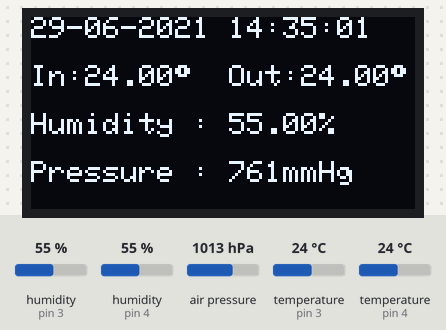
This sketch was run on a simulated Arduino Uno, built for the host (arithmetic inside an expression is 32-bit, double 64-bit). Parts: 128×64 one-colour display. The test bench sets the inputs (shaded band); at power-on: humidity (sensors on pin 4, pin 3) 55 %, air pressure 1013 hPa, temperature (sensors on pin 3, pin 4) 24 °C. The local clock reads 2024-03-15 10:24:30 at power-on unless the sketch sets it; what the sketch prints to the serial monitor is not drawn.

Above: at 1.5 s.
1.6 s: humidity (sensor on pin 4) set to 22 %
At 3.8 s:
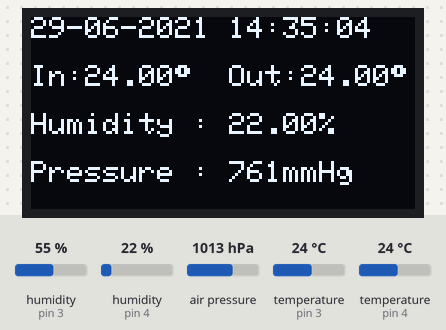
5.7 s: air pressure set to 952 hPa
At 6.6 s:
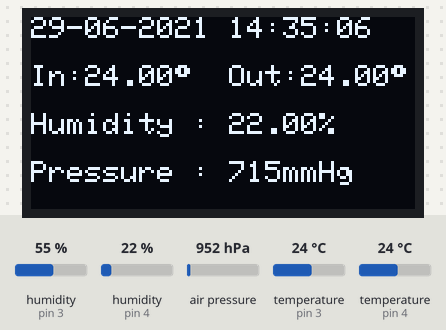
8.3 s: temperature (sensor on pin 3) set to 12 °C
At 9.1 s:
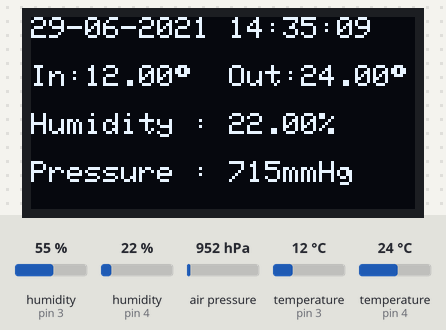
10.8 s: temperature (sensor on pin 4) set to 12 °C
At 11.4 s:
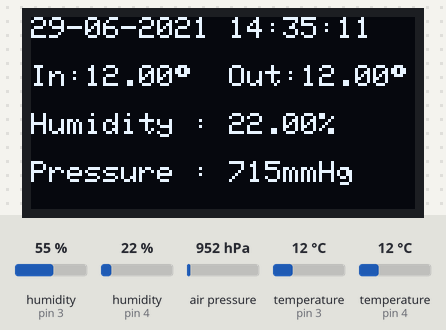
13.3 s: air pressure set to 975 hPa
At 14.2 s:
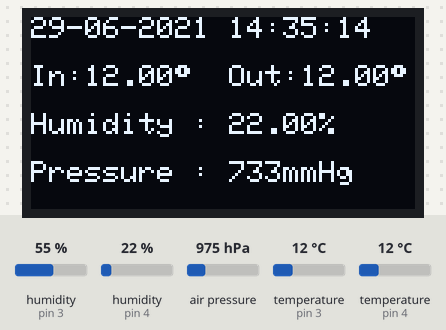
15.8 s: temperature (sensor on pin 3) set to 19 °C
At 17.3 s:
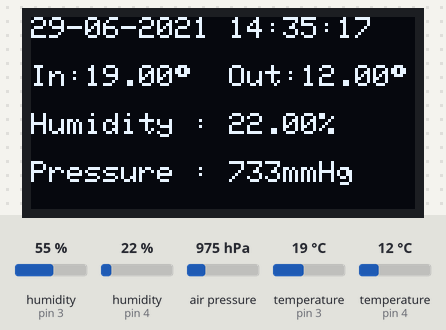
Timing chart, 0 to 18.8 s (numbered marks = the images above; inputs shaded):
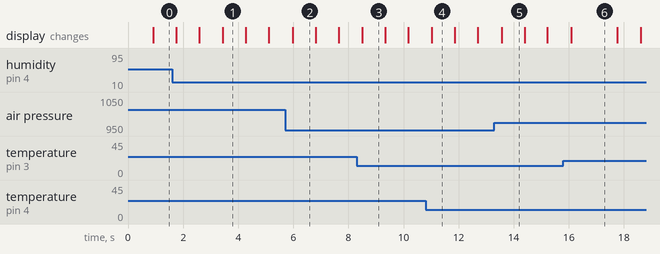

The sketch:

station_arduino.ino
```cpp
// Служебные библиотеки
#include <SPI.h>
#include <Wire.h>

// Библиотеки для работы с OLED дисплеем
#include <Adafruit_GFX.h>
#include <Adafruit_SSD1306.h>

// Библиотека для работы с датчиком BMP
#include <Adafruit_BMP085.h>
// Библиотека для работы с часами реального времени
#include <iarduino_RTC.h>
// Библиотека для работы с датчиками DHT
#include <DHT.h>


// Объект управляющий датчиком BMP180
static Adafruit_BMP085 sensorBMP180;

// Объект управляющий датчиком DHT11
static DHT sensorDHT11(3, DHT11);

// Объект управляющий датчиком DHT21
static DHT sensorDHT21(4, DHT21);

// Объект управляющий OLED дисплеем
static Adafruit_SSD1306 oledDisplay(128, 64, &Wire, 4);

// Часы реального времени
static iarduino_RTC realTimeSensor(RTC_DS1302,11, 12, 13);


// Характеристики дисплея
#define SCREEN_WIDTH 128
#define SCREEN_HEIGHT 64
#define OLED_RESET     4
#define OLED_ADDR   0x3C
// Пины датчиков температуры
#define DHT11_PIN      3
#define DHT21_PIN      4


// Переменные для значений
float valueTempIn;
float valueTempOut;
float valueHumidity;
int valuePressure;


void setup()
{
  Serial.begin(115200);

  // Инициализация дисплея
  oledDisplay.begin(SSD1306_SWITCHCAPVCC, 0x3C);
  oledDisplay.clearDisplay();
  oledDisplay.setTextSize(1);
  oledDisplay.setTextColor(WHITE);

  // Инициализация часов
  realTimeSensor.begin();

  // Установка времени, после первичной установки следует закомментировать
  realTimeSensor.settime(1, 35, 14, 29, 6, 21, 2);

  // Инициализация дисплея
  oledDisplay.display();

  // Иниицализация датчиков
  sensorDHT11.begin();
  sensorDHT21.begin();
  sensorBMP180.begin();
}


void loop()
{
  delay(800);


  oledDisplay.clearDisplay();
  oledDisplay.setCursor(0, 0);

  // Вывод времени
  oledDisplay.print(realTimeSensor.gettime("d-m-Y H:i:s"));


  // Отправка значений времени
  Serial.println(String(realTimeSensor.gettime("H:i:s")) +  "|" + String(realTimeSensor.gettime("d-m-Y")) +  "|" + String(realTimeSensor.gettime("D")));


  oledDisplay.setCursor(0, 16);

  // Температура внутри
  valueTempIn = sensorDHT11.readTemperature();
  oledDisplay.print("In:" + String(valueTempIn) + (char)247 + "  ");

  // Температура снаружи
  valueTempOut = sensorDHT21.readTemperature();
  oledDisplay.print("Out:" + String(valueTempOut) + (char)247);

  // Влажность
  valueHumidity = sensorDHT21.readHumidity();
  oledDisplay.setCursor(0, 32);
  oledDisplay.print("Humidity : " + String(valueHumidity) + '%');

  // Давление
  valuePressure = sensorBMP180.readPressure() / 133;
  oledDisplay.setCursor(0, 48);
  oledDisplay.print("Pressure : " + String(valuePressure) + "mmHg");


  // Отправка значений температуры, влажности и давления
  Serial.println( String(valueTempIn) + "|" + String(valueTempOut) + "|" + String(valueHumidity) + "|" + String(valuePressure));

  oledDisplay.display();


}
```

Measured:
- what the display in image 1 shows lasts 0.9 s, from 3.4 s to 4.3 s
- what the display in image 6 shows lasts 1.7 s, from 16.1 s to 17.8 s
